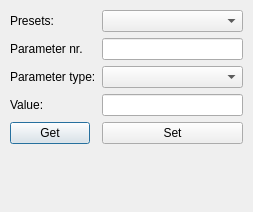
<?xml version="1.0" encoding="UTF-8"?>
<ui version="4.0">
 <class>Dialog</class>
 <widget class="QDialog" name="Dialog">
  <property name="geometry">
   <rect>
    <x>0</x>
    <y>0</y>
    <width>253</width>
    <height>212</height>
   </rect>
  </property>
  <property name="windowTitle">   
   <string>Configure Parameters</string>
  </property>
  <widget class="QWidget" name="">
   <property name="geometry">
    <rect>
     <x>10</x>
     <y>10</y>
     <width>233</width>
     <height>201</height>
    </rect>
   </property>
   <layout class="QFormLayout" name="formLayout">
    <item row="0" column="0">
     <widget class="QLabel" name="label_4">
      <property name="text">
       <string>Presets:</string>
      </property>
     </widget>
    </item>
    <item row="0" column="1">
     <widget class="QComboBox" name="cb_presets"/>
    </item>
    <item row="1" column="0">
     <widget class="QLabel" name="label">
      <property name="text">
       <string>Parameter nr.</string>
      </property>
     </widget>
    </item>
    <item row="1" column="1">
     <widget class="QLineEdit" name="edit_param_nr"/>
    </item>
    <item row="2" column="0">
     <widget class="QLabel" name="label_2">
      <property name="text">
       <string>Parameter type:</string>
      </property>
     </widget>
    </item>
    <item row="2" column="1">
     <widget class="QComboBox" name="cb_parametertype"/>
    </item>
    <item row="3" column="0">
     <widget class="QLabel" name="label_3">
      <property name="text">
       <string>Value:</string>
      </property>
     </widget>
    </item>
    <item row="3" column="1">
     <widget class="QLineEdit" name="edit_param_value"/>
    </item>
    <item row="4" column="0">
     <widget class="QPushButton" name="button_get">
      <property name="text">
       <string>Get</string>
      </property>
     </widget>
    </item>
    <item row="4" column="1">
     <widget class="QPushButton" name="button_set">
      <property name="text">
       <string>Set</string>
      </property>
     </widget>
    </item>
    <item row="5" column="0" colspan="2">
     <widget class="QLabel" name="label_feedback">
      <property name="text">
       <string/>
      </property>
     </widget>
    </item>
   </layout>
  </widget>
 </widget>
 <resources/>
 <connections/>
</ui>
